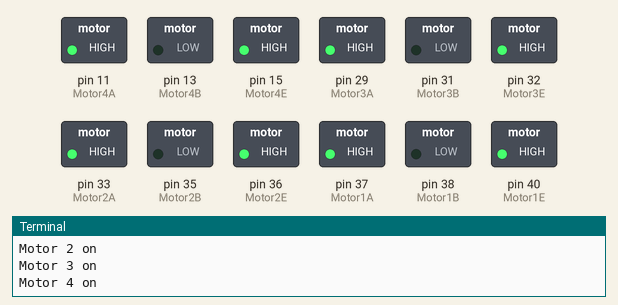
Recording of a program running on a simulated Raspberry Pi (header pin numbers). Shown: switched loads named in the program (green lamp = pin HIGH), the last lines printed to the terminal. At 10.5 s the program stops and its outputs stay as they are.

Above: at 0.1 s.
At 10.6 s:
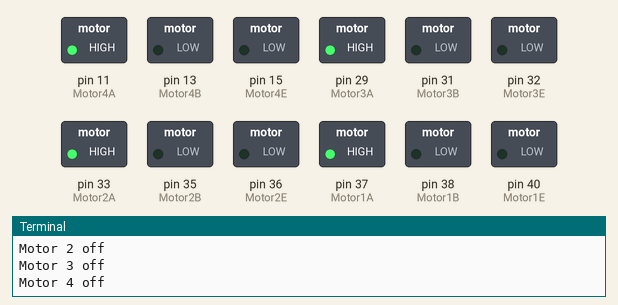
Timing chart, 0 to 12.0 s (numbered marks = the images above):
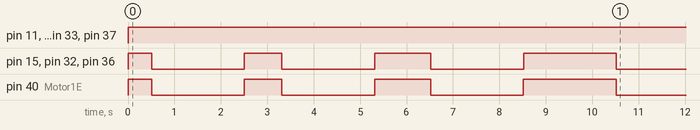

The program:

control.py
```python
from motor import motors
from time import sleep


motorUnit=motors()

motorUnit.motorOneOn()
motorUnit.motorTwoOn()
motorUnit.motorThreeOn()
motorUnit.motorFourOn()
sleep(0.1)
motorUnit.motorOneOff()
motorUnit.motorTwoOff()
motorUnit.motorThreeOff()
motorUnit.motorFourOff()

motorUnit.motorOneOn()
motorUnit.motorTwoOn()
motorUnit.motorThreeOn()
motorUnit.motorFourOn()
sleep(0.1)
motorUnit.motorOneOff()
motorUnit.motorTwoOff()
motorUnit.motorThreeOff()
motorUnit.motorFourOff()


motorUnit.motorOneOn()
motorUnit.motorTwoOn()
motorUnit.motorThreeOn()
motorUnit.motorFourOn()
sleep(0.1)
motorUnit.motorOneOff()
motorUnit.motorTwoOff()
motorUnit.motorThreeOff()
motorUnit.motorFourOff()


motorUnit.motorOneOn()
motorUnit.motorTwoOn()
motorUnit.motorThreeOn()
motorUnit.motorFourOn()
sleep(0.1)
motorUnit.motorOneOff()
motorUnit.motorTwoOff()
motorUnit.motorThreeOff()
motorUnit.motorFourOff()


motorUnit.motorOneOn()
motorUnit.motorTwoOn()
motorUnit.motorThreeOn()
motorUnit.motorFourOn()
sleep(0.1)
motorUnit.motorOneOff()
motorUnit.motorTwoOff()
motorUnit.motorThreeOff()
motorUnit.motorFourOff()


sleep(2)


motorUnit.motorOneOn()
motorUnit.motorTwoOn()
motorUnit.motorThreeOn()
motorUnit.motorFourOn()
sleep(0.2)
motorUnit.motorOneOff()
motorUnit.motorTwoOff()
motorUnit.motorThreeOff()
motorUnit.motorFourOff()


motorUnit.motorOneOn()
motorUnit.motorTwoOn()
motorUnit.motorThreeOn()
motorUnit.motorFourOn()
sleep(0.2)
motorUnit.motorOneOff()
motorUnit.motorTwoOff()
motorUnit.motorThreeOff()
motorUnit.motorFourOff()


motorUnit.motorOneOn()
motorUnit.motorTwoOn()
motorUnit.motorThreeOn()
motorUnit.motorFourOn()
sleep(0.2)
motorUnit.motorOneOff()
motorUnit.motorTwoOff()
motorUnit.motorThreeOff()
motorUnit.motorFourOff()


motorUnit.motorOneOn()
motorUnit.motorTwoOn()
motorUnit.motorThreeOn()
motorUnit.motorFourOn()
sleep(0.2)
motorUnit.motorOneOff()
motorUnit.motorTwoOff()
motorUnit.motorThreeOff()
motorUnit.motorFourOff()


sleep(2)


motorUnit.motorOneOn()
motorUnit.motorTwoOn()
motorUnit.motorThreeOn()
motorUnit.motorFourOn()
sleep(0.3)
motorUnit.motorOneOff()
motorUnit.motorTwoOff()
motorUnit.motorThreeOff()
motorUnit.motorFourOff()


motorUnit.motorOneOn()
motorUnit.motorTwoOn()
motorUnit.motorThreeOn()
motorUnit.motorFourOn()
sleep(0.3)
motorUnit.motorOneOff()
motorUnit.motorTwoOff()
motorUnit.motorThreeOff()
motorUnit.motorFourOff()


motorUnit.motorOneOn()
motorUnit.motorTwoOn()
motorUnit.motorThreeOn()
motorUnit.motorFourOn()
sleep(0.3)
motorUnit.motorOneOff()
motorUnit.motorTwoOff()
motorUnit.motorThreeOff()
motorUnit.motorFourOff()


motorUnit.motorOneOn()
motorUnit.motorTwoOn()
motorUnit.motorThreeOn()
motorUnit.motorFourOn()
sleep(0.3)
motorUnit.motorOneOff()
motorUnit.motorTwoOff()
motorUnit.motorThreeOff()
motorUnit.motorFourOff()


sleep(2)

motorUnit.motorOneOn()
motorUnit.motorTwoOn()
motorUnit.motorThreeOn()
motorUnit.motorFourOn()
sleep(2)
motorUnit.motorOneOff()
motorUnit.motorTwoOff()
motorUnit.motorThreeOff()
motorUnit.motorFourOff()
```

motor.py
```python
import RPi.GPIO as GPIO
from time import sleep
GPIO.setmode(GPIO.BOARD)
GPIO.setwarnings(False)

class motors:
    def __init__(self):
        print "Setting motor parameters!"
        #run continuous factor
        self.maxDuty=None
        #motor one
        self.Motor1A = 37
        self.Motor1B = 38
        self.Motor1E = 40
        #motor two
        self.Motor2A = 33
        self.Motor2B = 35
        self.Motor2E = 36
        #motor 3
        self.Motor3A = 29
        self.Motor3B = 31
        self.Motor3E = 32
        #motor 4
        self.Motor4A = 11
        self.Motor4B = 13
        self.Motor4E = 15
        #set up outpins
        GPIO.setup(self.Motor1A, GPIO.OUT)
        GPIO.setup(self.Motor1B, GPIO.OUT)
        GPIO.setup(self.Motor1E, GPIO.OUT)

        GPIO.setup(self.Motor2A, GPIO.OUT)
        GPIO.setup(self.Motor2B, GPIO.OUT)
        GPIO.setup(self.Motor2E, GPIO.OUT)

        GPIO.setup(self.Motor3A, GPIO.OUT)
        GPIO.setup(self.Motor3B, GPIO.OUT)
        GPIO.setup(self.Motor3E, GPIO.OUT)

        GPIO.setup(self.Motor4A, GPIO.OUT)
        GPIO.setup(self.Motor4B, GPIO.OUT)
        GPIO.setup(self.Motor4E, GPIO.OUT)


    #BEGIN METHODS#

    #cleanup method
    def clean(self):
        GPIO.cleanup()

    def motorOneOn(self):
        print "Motor 1 on"
        GPIO.output(self.Motor1A, GPIO.HIGH)
        GPIO.output(self.Motor1B, GPIO.LOW)
        GPIO.output(self.Motor1E, GPIO.HIGH)
    def motorTwoOn(self):
        print "Motor 2 on"
        GPIO.output(self.Motor2A, GPIO.HIGH)
        GPIO.output(self.Motor2B, GPIO.LOW)
        GPIO.output(self.Motor2E, GPIO.HIGH)
    def motorThreeOn(self):
        print "Motor 3 on"
        GPIO.output(self.Motor3A, GPIO.HIGH)
        GPIO.output(self.Motor3B, GPIO.LOW)
        GPIO.output(self.Motor3E, GPIO.HIGH)
    def motorFourOn(self):
        print "Motor 4 on"
        GPIO.output(self.Motor4A, GPIO.HIGH)
        GPIO.output(self.Motor4B, GPIO.LOW)
        GPIO.output(self.Motor4E, GPIO.HIGH)

    def motorOneOff(self):
        print "Motor 1 off"
        GPIO.output(self.Motor1E, GPIO.LOW)
    def motorTwoOff(self):
        print "Motor 2 off"
        GPIO.output(self.Motor2E, GPIO.LOW)
    def motorThreeOff(self):
        print "Motor 3 off"
        GPIO.output(self.Motor3E, GPIO.LOW)
    def motorFourOff(self):
        print "Motor 4 off"
        GPIO.output(self.Motor4E, GPIO.LOW)
    #Begin pulse methods
    def motorOneP(self,duty):
        print "\nMotor 1 pulsing at freq: " + str(duty) + "\n"
        GPIO.output(self.Motor1A, GPIO.HIGH)
        GPIO.output(self.Motor1B, GPIO.LOW)
        GPIO.output(self.Motor1E, GPIO.HIGH)
        #time spent on
        sleep(self.maxDuty-duty)
        GPIO.output(self.Motor1E, GPIO.LOW)
        #time spent off
        sleep(duty)

    def motorTwoP(self,duty2):
        print "\nMotor 2 pulsing at freq: " + str(duty2) + "\n"
        GPIO.output(self.Motor2A, GPIO.HIGH)
        GPIO.output(self.Motor2B, GPIO.LOW)
        GPIO.output(self.Motor2E, GPIO.HIGH)
        #time spent on
        sleep(self.maxDuty-duty2)
        GPIO.output(self.Motor2E, GPIO.LOW)
        #time spent off
        sleep(duty2)

    def motorThreeP(self,duty3):
        print "\nMotor 3 pulsing at freq: " + str(duty3) + "\n"
        GPIO.output(self.Motor3A, GPIO.HIGH)
        GPIO.output(self.Motor3B, GPIO.LOW)
        GPIO.output(self.Motor3E, GPIO.HIGH)
        #time spent on
        sleep(self.maxDuty-duty3)
        GPIO.output(self.Motor3E, GPIO.LOW)
        #time spent off
        sleep(duty3)

    def motorFourP(self,duty4):
        print "\nMotor 3 pulsing at freq: " + str(duty4) + "\n"
        GPIO.output(self.Motor4A, GPIO.HIGH)
        GPIO.output(self.Motor4B, GPIO.LOW)
        GPIO.output(self.Motor4E, GPIO.HIGH)
        #time spent on
        sleep(self.maxDuty-duty4)
        GPIO.output(self.Motor4E, GPIO.LOW)
        #time spent off
        sleep(duty4)
```

Measured:
- by itself, pin 11 (Motor4A), pin 29 (Motor3A), pin 33 (Motor2A), pin 37 (Motor1A): LOW → HIGH at 0.00 s
- by itself, pin 40 (Motor1E): LOW → HIGH at 0.00 s, → LOW 0.51 s later, → HIGH 2.0 s later, → LOW 0.80 s later, … (8 changes in this stretch)
- by itself, pin 15 (Motor4E), pin 32 (Motor3E), pin 36 (Motor2E): LOW → HIGH at 0.00 s, → LOW 0.51 s later, → HIGH 2.0 s later, → LOW 0.80 s later, … (8 changes in this stretch)
